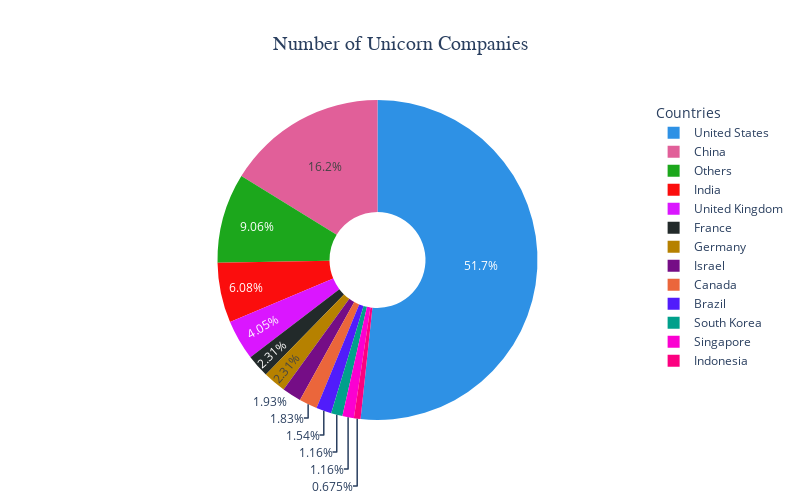

Source (notebook cell):
### Code cell
country_vs_company_vis(country_count,'Number of Unicorn Companies')

### Figure 1 — Plotly figure (JSON) as saved in the notebook; plotly's stock layout.template omitted (floating-point values rounded to 4 significant figures)
{"data": [{"customdata": [[536], [168], [63], [42], [24], [24], [20], [19], [16], [12], [12], [7], [94]], "domain": {"x": [0, 1], "y": [0, 1]}, "hole": 0.3, "hovertemplate": "Country Name=%{label}<br>Number of Unicorn Companies=%{customdata[0]}<extra></extra>", "labels": ["United States", "China", "India", "United Kingdom", "France", "Germany", "Israel", "Canada", "Brazil", "South Korea", "Singapore", "Indonesia", "Others"], "legendgroup": "", "name": "", "showlegend": true, "type": "pie", "values": [536, 168, 63, 42, 24, 24, 20, 19, 16, 12, 12, 7, 94]}], "layout": {"height": 500, "legend": {"font": {"size": 12}, "title": {"text": "Countries"}, "tracegroupgap": 10}, "piecolorway": ["#2E91E5", "#E15F99", "#1CA71C", "#FB0D0D", "#DA16FF", "#222A2A", "#B68100", "#750D86", "#EB663B", "#511CFB", "#00A08B", "#FB00D1", "#FC0080", "#B2828D", "#6C7C32", "#778AAE", "#862A16", "#A777F1", "#620042", "#1616A7", "#DA60CA", "#6C4516", "#0D2A63", "#AF0038"], "showlegend": true, "title": {"font": {"family": "Arial", "size": 20}, "text": "Number of Unicorn Companies", "x": 0.5}, "width": 800}}
